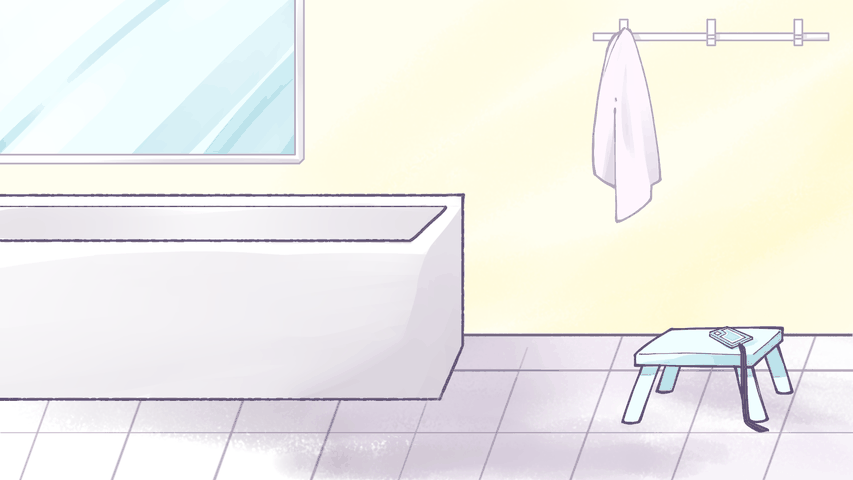
#> input picture src/common/img/w/CG_xiaox_Q3.png, 853 x 480 px
$ python build_assets.py
#> lines starting #> are read from the running program, lines starting #| are printed output that depends on the picture; after the words box and inside, x2 and y2 are one past the last pixel; in counts of white or black regions, pixels touching at a corner belong together
### tools/game_assets.py
"""Shared asset map for the Vela port.

Game source is the already-unpacked PC build:
  ../unpacked/02_背景, 03_CG, 01_立绘/分层素材
"""
from pathlib import Path

ROOT = Path(__file__).resolve().parent.parent
SRC = ROOT.parent / "unpacked"
BG_DIR = SRC / "02_背景"
CG_DIR = SRC / "03_CG"
ROLE_DIR = SRC / "01_立绘" / "分层素材"
IMG = ROOT / "src" / "common" / "img"

# Background id -> source PNG. DLC backgrounds get a "DLC_" prefix.
BG = {}
for p in sorted(BG_DIR.rglob("*.png")):
    ident = ("DLC_" if p.parent.name == "DLC背景" else "") + p.stem
    BG[ident] = p
BG["black"] = None
BG["white"] = None

# A compact gallery: one representative image per CG scene. Keeping the set
# small matters on the band; the story silently skips CGs that are not here.
CG = {
    "DLC_QCG_1": CG_DIR / "DLC_CG" / "QCG_1.png",
    "DLC_QCG_2": CG_DIR / "DLC_CG" / "QCG_2.png",
    "DLC_QCG_3": CG_DIR / "DLC_CG" / "QCG_3.png",
    "DLC_QCG_4": CG_DIR / "DLC_CG" / "QCG_4.png",
    "DLC_QCG_5": CG_DIR / "DLC_CG" / "QCG_5.png",
    "DLC_Draw_1": CG_DIR / "DLC_CG" / "Draw_1.png",
    "DLC_xiaox_married": CG_DIR / "DLC_CG" / "xiaox_married.png",
    "CG_xiaox_kiss": CG_DIR / "主线CG" / "xiaox_kiss" / "CG_xiaox_kiss.png",
    "CG_xiaox_sleep_open": CG_DIR / "主线CG" / "xiaox_sleep" / "open_smile.png",
    "CG_xiaox_sleep_close": CG_DIR / "主线CG" / "xiaox_sleep" / "close_smile.png",
    "CG_xiaox_shooting": CG_DIR / "主线CG" / "xiaox_shooting" / "shooting_1.png",
    "CG_xiaox_memory": CG_DIR / "主线CG" / "xiaox_memory" / "3.png",
    "CG_xiaox_Rooftop": CG_DIR / "主线CG" / "xiaox_Rooftop" / "a_mouth1.png",
    "CG_xiaox_Q_food": CG_DIR / "主线CG" / "xiaox_Q" / "food_wait.png",
    "CG_xiaox_Q_draw": CG_DIR / "主线CG" / "xiaox_Q2" / "1.png",
    "CG_xiaox_gameplayer": CG_DIR / "主线CG" / "xiaox_gameplayer" / "小希游戏_调色_0000.png",
    "CG_xiaox_Q3": CG_DIR / "主线CG" / "xiaox_Q3" / "1.png",
}


# [40 lines left out: functions background, cg, not called in this run]


# tag -> (role folder, base file, kind, body number)
# kind: xiaox / ying / xiya / deep / vdeep / adeep / err / tx / bodyonly
SPRITES = {}


def _add(tag, folder, base, kind, body=""):
    SPRITES[tag] = {
        "tag": tag,
        "folder": folder,
        "base": base,
        "kind": kind,
        "body": body,
    }


_add("xiaox_1", "xiaox_1", "xiaox_1_body.png", "xiaox", "1")
_add("xiaox_2", "xiaox_2", "xiaox_2_body.png", "xiaox", "2")
_add("xiaox_3", "xiaox_3", "xiaox_3_body.png", "bodyonly", "3")
_add("xiaox_4", "xiaox_4", "xiaox_4_body.png", "bodyonly", "4")
_add("ying_1", "ying_figure", "ying_body.png", "ying", "1")
_add("ying_2", "ying_figure", "ying_body2.png", "ying", "2")
_add("ying_3", "ying_figure", "ying_body3.png", "bodyonly", "3")
_add("xiya_1", "xiya_1", "xiya_1_body.png", "xiya", "1")
_add("v_deep", "v_deep", "v_body.png", "vdeep", "")
_add("a_deep", "a_deep", "a_body.png", "bodyonly", "")
for _n in range(1, 6):
    _add("deep_%d" % _n, "deepsleep", "deep_body_%d.png" % _n, "deep", str(_n))
for _n in range(2, 6):
    _add("err_deep_%d" % _n, "err_deep", "gpp_body_%d.png" % _n, "bodyonly", str(_n))
for _n in range(1, 8):
    _add("tx_head_%d" % _n, "tx", "tx_head_%d.png" % _n, "tx", str(_n))


# [48 lines left out: functions sprite_tag, sprite_attrs, not called in this run]


def face_file(eye, brow, mouth, extra):
    e = "_".join(extra) if extra else "-"
    return "face__%s__%s__%s__%s.png" % (eye or "-", brow or "-", mouth or "-", e)

### tools/build_assets.py
"""Generate band-sized backgrounds, CGs, sprite layers, title art and icon
from the unpacked 《海蓝之梦》 assets.
"""
import json
import os
import shutil
import sys
from pathlib import Path

from PIL import Image, ImageChops, ImageDraw, ImageFilter, ImageFont, ImageOps

HERE = os.path.dirname(os.path.abspath(__file__))
ROOT = os.path.dirname(HERE)
sys.path.insert(0, HERE)
import game_assets as A

SRC = Path(A.SRC)
IMG = Path(A.IMG)
W, H = 336, 480
BG_W = 672
SW, SH = 210, 420


def load_rgba(path):
    with Image.open(path) as im:
        return im.convert("RGBA")


def cover(im, w, h):
    sw, sh = im.size
    scale = max(w / sw, h / sh)
    im = im.resize((max(1, round(sw * scale)), max(1, round(sh * scale))), Image.LANCZOS)
    sw, sh = im.size
    left = (sw - w) // 2
    top = (sh - h) // 2
    return im.crop((left, top, left + w, top + h))


def fit_height(im, h):
    """Scale to h high; keep the original 16:9 width for the CG viewer."""
    w = max(1, round(im.size[0] * h / im.size[1]))
    return im.resize((w, h), Image.LANCZOS)


def used_ops():
    story = Path(ROOT) / "src" / "common" / "story"
    used_bg, used_cg, combos = set(), set(), {}
    for fn in sorted(story.glob("chunk-*.txt")):
        for line in fn.read_text(encoding="utf-8").splitlines():
            parts = line.split("\t")
            if parts[0] == "b":
                used_bg.add(parts[1])
            elif parts[0] == "g":
                used_cg.add(parts[1])
            elif parts[0] == "p" and len(parts) >= 7:
                combos.setdefault(parts[1], set()).add(tuple(parts[3:7]))
    return used_bg, used_cg, combos


def save_bg(ident, src, dst):
    if src is None:
        color = (0, 0, 0) if ident == "black" else (255, 255, 255)
        Image.new("RGB", (BG_W, H), color).save(dst, "JPEG", quality=88, optimize=True)
        return
    with Image.open(src) as im:
        im = cover(im.convert("RGB"), BG_W, H)
    im.save(dst, "JPEG", quality=86, optimize=True)


# [140 lines left out: functions face_layer, all_face_paths, build_sprite, not called in this run]


def build_ui(used_bg):
    ui = IMG / "ui"
    ui.mkdir(parents=True, exist_ok=True)

    # Original 1920x1080 main menu = game_menu.png (Xiaox art) with
    # main_menu.png (alpha gradient + title logo) composited on top. Keep the
    # complete 16:9 frame as a 336x189 banner; the menu sheet starts below it.
    gui = SRC / "05_其他素材" / "images" / "gui"
    game_src = gui / "game_menu.png"
    menu_src = gui / "main_menu.png"
    if game_src.exists():
        art = Image.open(game_src).convert("RGBA")
        if menu_src.exists():
            over = Image.open(menu_src).convert("RGBA")
            art = Image.alpha_composite(art, over)
        title = art.convert("RGB").resize((W, W * 9 // 16), Image.LANCZOS)
    else:
        title = Image.new("RGB", (W, W * 9 // 16), (79, 194, 220))
    title.save(ui / "title_bg.png", "PNG", optimize=True)

    # reading board: vertical gradient, clear at the top
    board = Image.new("RGBA", (W, 180), (0, 0, 0, 0))
    bpx = board.load()
    for y in range(180):
        a = int(8 + 172 * (y / 30.0)) if y < 30 else min(232, int(180 + 52 * ((y - 30) / 40.0)))
        for x in range(W):
            bpx[x, y] = (14, 16, 24, min(232, a))
    board.save(ui / "board.png", "PNG", optimize=True)

    head = Image.new("RGBA", (W, 72), (0, 0, 0, 0))
    hpx = head.load()
    for y in range(72):
        a = 232 if y < 52 else int(232 * (1 - (y - 52) / 20.0))
        for x in range(W):
            hpx[x, y] = (26, 28, 36, a)
    ImageDraw.Draw(head).line((0, 71, W, 71), fill=(255, 255, 255, 46), width=1)
    head.save(ui / "headbar.png", "PNG", optimize=True)

    foot = Image.new("RGBA", (W, 56), (0, 0, 0, 0))
    fpx = foot.load()
    for y in range(56):
        a = int(120 * (y / 55.0) ** 1.5)
        for x in range(W):
            fpx[x, y] = (14, 16, 22, a)
    foot.save(ui / "footbar.png", "PNG", optimize=True)

    lock = Image.new("RGB", (96, 54), (32, 26, 40))
    d = ImageDraw.Draw(lock)
    try:
        f = ImageFont.load_default(size=28)
    except TypeError:
        f = ImageFont.load_default()
    d.text((40, 12), "?", fill=(120, 104, 128), font=f)
    lock.save(ui / "locked.png", "PNG", optimize=True)

    # App icon: the game's own window_icon.png (250x250).
    icon_src = SRC / "05_其他素材" / "images" / "gui" / "window_icon.png"
    if icon_src.exists():
        with Image.open(icon_src) as im:
            icon = im.convert("RGBA").resize((192, 192), Image.LANCZOS)
    else:
        icon = Image.new("RGBA", (192, 192), (79, 194, 220, 255))
    # Vela shows the icon as a square bitmap; round the corners ourselves so
    # the app-list tile does not look like a hard-edged photo.
    scale = 4
    mask = Image.new("L", (192 * scale, 192 * scale), 0)
    ImageDraw.Draw(mask).rounded_rectangle(
        (0, 0, 192 * scale - 1, 192 * scale - 1), radius=42 * scale, fill=255
    )
    mask = mask.resize((192, 192), Image.LANCZOS)
    icon.putalpha(ImageChops.multiply(icon.getchannel("A"), mask))
    icon.save(Path(ROOT) / "src" / "common" / "icon.png", "PNG", optimize=True)


def write_assets(bgs, cgs):
    sprites = {}
    for tag in sorted(os.listdir(IMG / "s")):
        d = IMG / "s" / tag
        sprites[tag] = sorted(f for f in os.listdir(d) if f.endswith(".png"))
        meta = d / "meta.json"
        if meta.exists():
            sprites[tag + "__meta"] = json.load(open(meta, encoding="utf-8"))
    wide = {}
    for f in sorted(os.listdir(IMG / "w")):
        if f.endswith(".png"):
            with Image.open(IMG / "w" / f) as im:
                wide[f[:-4]] = im.size[0]
    out = Path(ROOT) / "src" / "common" / "assets.js"
    with open(out, "w", encoding="utf-8", newline="\n") as fh:
        fh.write("/* generated by tools/build_assets.py — do not edit */\n")
        fh.write("export const BG = %s;\n" % json.dumps(bgs, ensure_ascii=False))
        fh.write("export const CG = %s;\n" % json.dumps(cgs, ensure_ascii=False))
        fh.write("export const SPRITES = %s;\n" % json.dumps(sprites, ensure_ascii=False))
        fh.write("export const CG_WIDE = %s;\n" % json.dumps(wide, ensure_ascii=False))
        fh.write("""
export function bgPath(id) { return '/common/img/b/' + id + '.jpg' }
export function cgPath(id) { return '/common/img/w/' + id + '.png' }
export function cgThumb(id) { return '/common/img/t/' + id + '.png' }
export function cgWide(id) { return '/common/img/w/' + id + '.png' }
export function spritePath(tag, file) { return '/common/img/s/' + tag + '/' + file }
export function hasSprite(tag, file) {
  return !!(SPRITES[tag] && SPRITES[tag].indexOf(file) >= 0)
}
""")


def main():
    used_bg, used_cg, combos = used_ops()
    used_bg.update(("black", "white"))
    print("used bg", len(used_bg), "cg", len(used_cg), "sprite tags", len(combos))
    for sub in ("b", "s", "t", "w"):
        shutil.rmtree(IMG / sub, ignore_errors=True)
        (IMG / sub).mkdir(parents=True, exist_ok=True)

    for ident in sorted(used_bg):
        src = A.BG.get(ident)
        if src is None and ident not in ("black", "white"):
            continue
        save_bg(ident, src, IMG / "b" / (ident + ".jpg"))

    for ident in sorted(A.CG):
        if ident not in used_cg and ident not in used_cg:
            # still build the gallery (the story may not reach every CG)
            pass
        src = A.CG[ident]
        if not Path(src).exists():
            print("missing cg", ident, src)
            continue
        with Image.open(src) as im:
            wide = fit_height(im.convert("RGB"), H)
            wide.quantize(colors=160, method=Image.MEDIANCUT, dither=Image.FLOYDSTEINBERG).save(
                IMG / "w" / (ident + ".png"), "PNG", optimize=True
            )
            thumb = cover(im.convert("RGB"), 96, 54)
            thumb.quantize(colors=96).save(IMG / "t" / (ident + ".png"), "PNG", optimize=True)

    total_faces = 0
    for tag in sorted(combos):
        total_faces += build_sprite(tag, combos[tag])
    print("face files", total_faces)

    build_ui(used_bg)
    write_assets(sorted(used_bg), sorted(A.CG))

    total = 0
    for dp, _, fs in os.walk(IMG):
        for f in fs:
            total += os.path.getsize(os.path.join(dp, f))
    print("images: %.2f MB" % (total / 1048576))


if __name__ == "__main__":
    main()
#> in main, `total_faces = 0`: total_faces = 0
#| face files 0
#> in build_ui, `title = Image.new("RGB", (W, W * 9 // 16), (79, 194, 220))`:
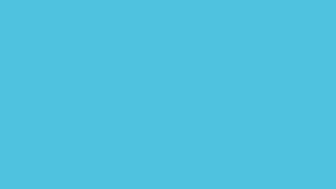
#> title: PIL image 336x189 RGB; mean R, G, B 79, 194, 220
#> in build_ui, `board = Image.new("RGBA", (W, 180), (0, 0, 0, 0))`: board: PIL image 336x180 RGBA; every value is 0
#> in build_ui, `board.save(ui / "board.png", "PNG", optimize=True)`:
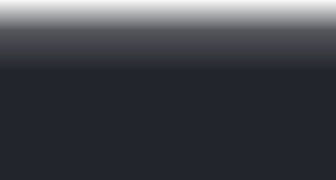
#> saved as board.png: PIL image 336x180 RGBA; mean R, G, B, A 14, 16, 24, 202.4; transparent parts drawn white
#> in build_ui, `head = Image.new("RGBA", (W, 72), (0, 0, 0, 0))`: head: PIL image 336x72 RGBA; every value is 0
#> in build_ui, `ImageDraw.Draw(head).line((0, 71, W, 71), fill=(255, 255, 255, 46), wi..`:
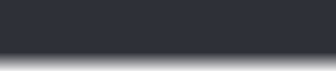
#> head: PIL image 336x72 RGBA; mean R, G, B, A 29.2, 31.2, 39, 201.8; transparent parts drawn white
#> in build_ui, `foot = Image.new("RGBA", (W, 56), (0, 0, 0, 0))`: foot: PIL image 336x56 RGBA; every value is 0
#> in build_ui, `foot.save(ui / "footbar.png", "PNG", optimize=True)`:
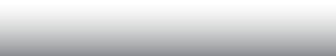
#> saved as footbar.png: PIL image 336x56 RGBA; mean R, G, B, A 14, 16, 22, 47.7; transparent parts drawn white
#> in build_ui, `lock.save(ui / "locked.png", "PNG", optimize=True)`:
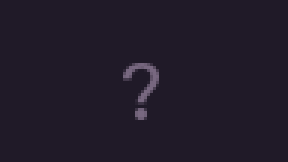
#> saved as locked.png: PIL image 96x54 RGB (shown 3 times larger); mean R, G, B 33.2, 27, 41.2
#> in build_ui, `mask = Image.new("L", (192 * scale, 192 * scale), 0)`: mask: PIL image 768x768 L; every value is 0
#> in build_ui, `ImageDraw.Draw(mask).rounded_rectangle( (0, 0, 192 * scale - 1, 192 * ..`:
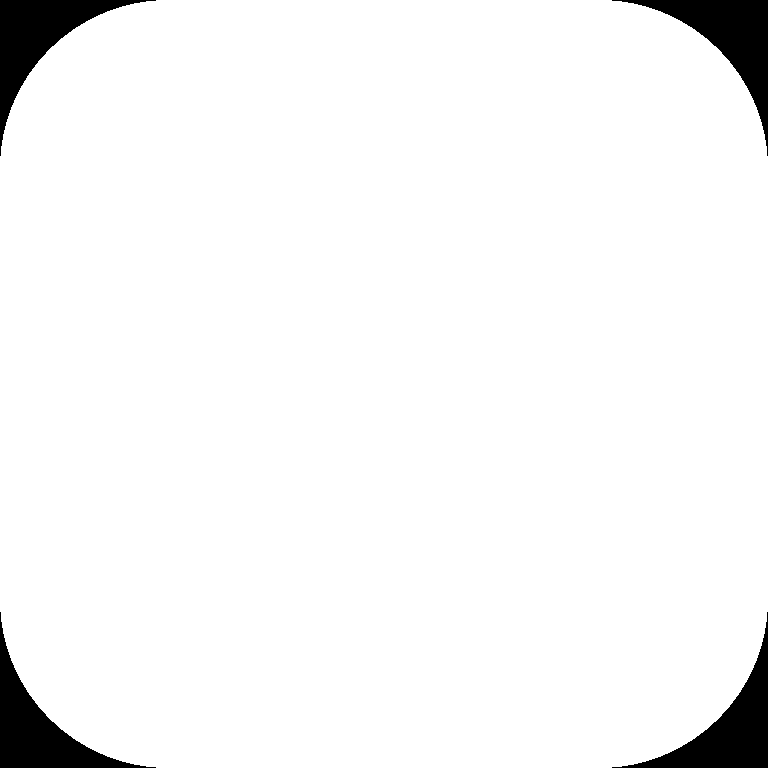
#> mask: PIL image 768x768 L; 95.9% white; 4 black regions, box (x1, y1, x2, y2) and area: (0, 0, 156, 156) 6107, (612, 0, 768, 156) 6107, (0, 612, 156, 768) 6107, (612, 612, 768, 768) 6107
#> in build_ui, `icon.putalpha(ImageChops.multiply(icon.getchannel("A"), mask))`:
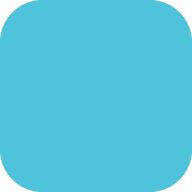
#> icon: PIL image 192x192 RGBA; mean R, G, B, A 79, 194, 220, 244.4; transparent parts drawn white
#> in write_assets, im is the input picture: PIL image 853x480 P; mean R, G, B 240.5, 239.2, 234.9
